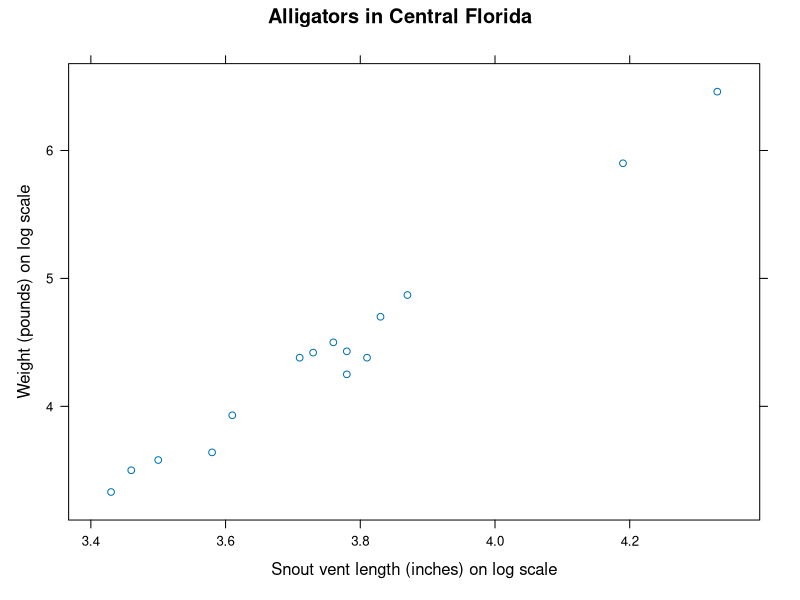
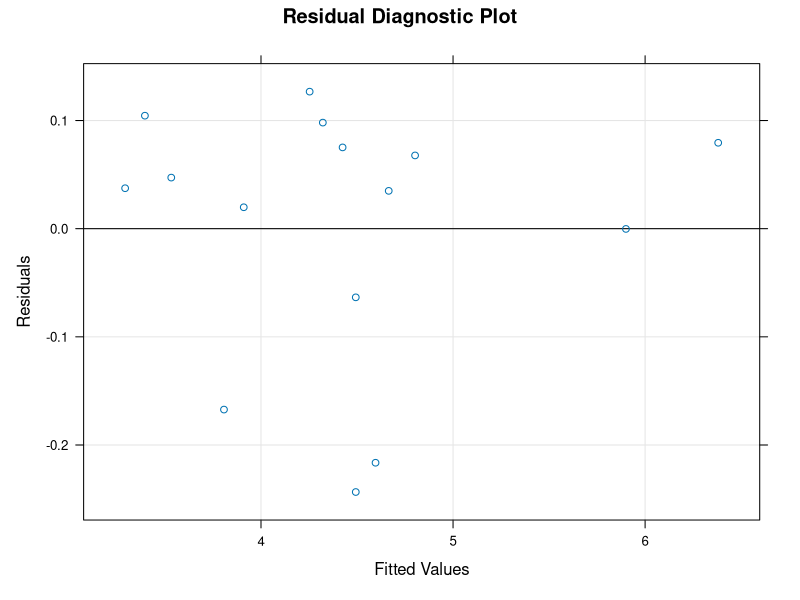
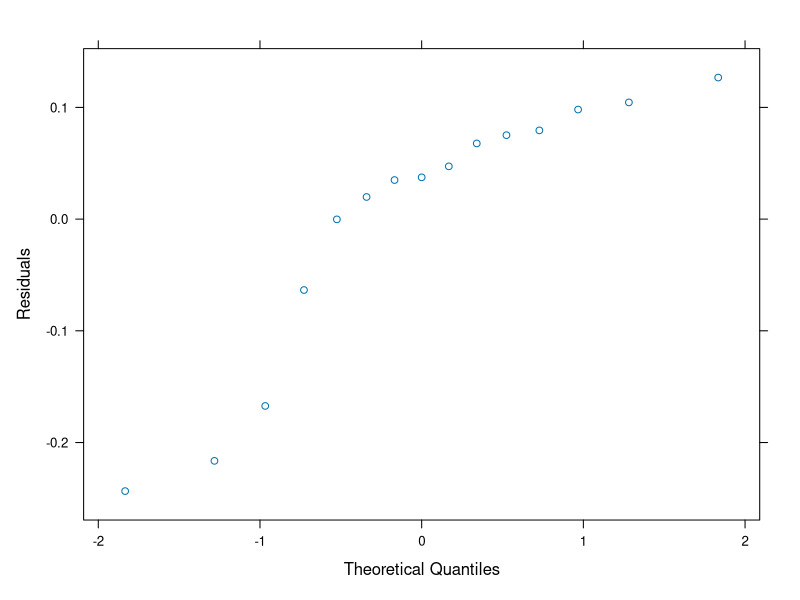

Write R code to recreate these figures, in order.
library(lattice)
alligator = data.frame(
  lnLength = c(3.87, 3.61, 4.33, 3.43, 3.81, 3.83, 3.46, 3.76,
               3.50, 3.58, 4.19, 3.78, 3.71, 3.73, 3.78),
  lnWeight = c(4.87, 3.93, 6.46, 3.33, 4.38, 4.70, 3.50, 4.50,
               3.58, 3.64, 5.90, 4.43, 4.38, 4.42, 4.25)
)
xyplot(lnWeight ~ lnLength, data = alligator,
       xlab = "Snout vent length (inches) on log scale",
       ylab = "Weight (pounds) on log scale",
       main = "Alligators in Central Florida"
)
alli.mod1 = lm(lnWeight ~ lnLength, data = alligator)
summary(alli.mod1)
xyplot(resid(alli.mod1) ~ fitted(alli.mod1),
       xlab = "Fitted Values",
       ylab = "Residuals",
       main = "Residual Diagnostic Plot",
       panel = function(x, y, ...)
       {
         panel.grid(h = -1, v = -1)
         panel.abline(h = 0)
         panel.xyplot(x, y, ...)
       }
)
qqmath( ~ resid(alli.mod1),
        xlab = "Theoretical Quantiles",
        ylab = "Residuals"
)